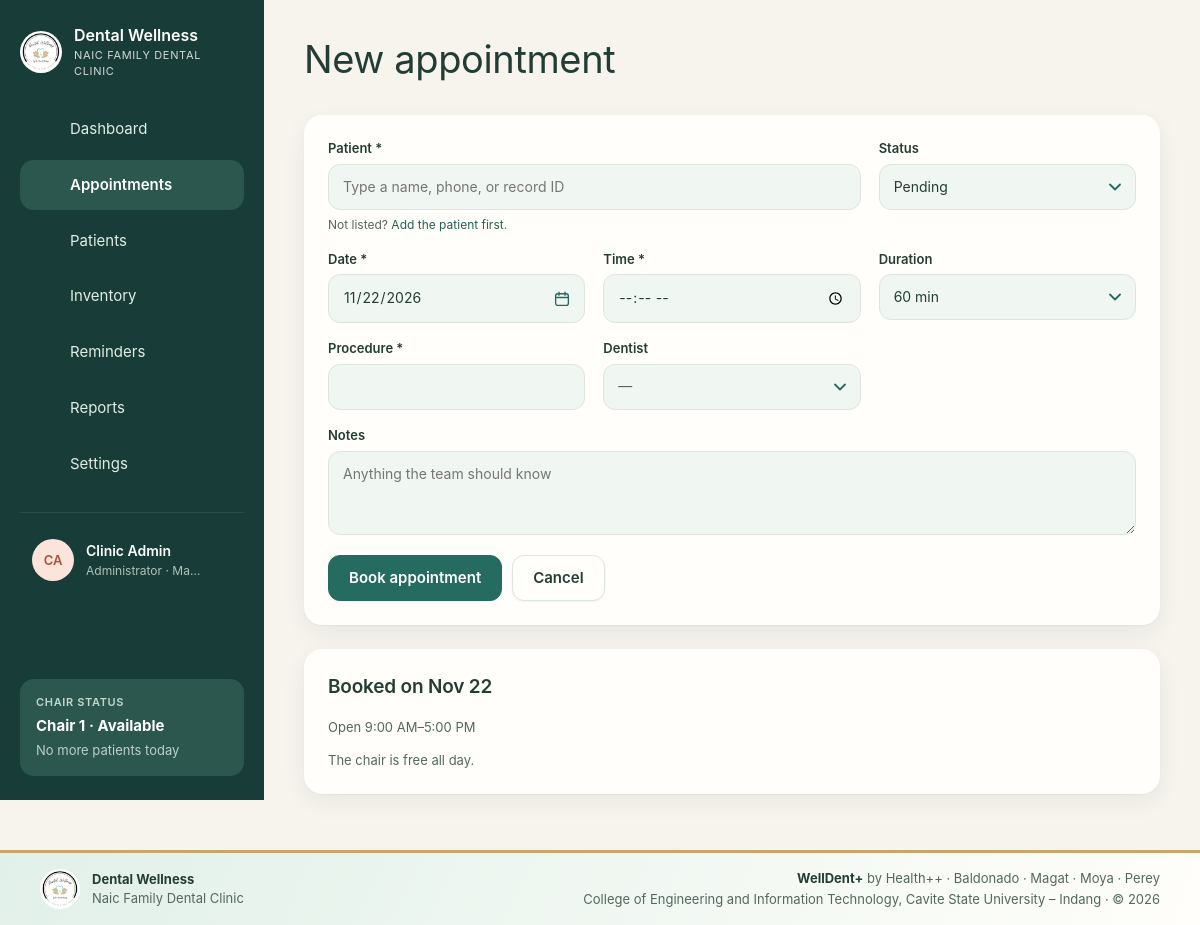
The app's page /appointments/form.php (signed in) with its own data.
### tables this page shows
CREATE TABLE IF NOT EXISTS users (
    id            INT UNSIGNED AUTO_INCREMENT PRIMARY KEY,
    name          VARCHAR(120) NOT NULL,
    username      VARCHAR(60)  NOT NULL UNIQUE,
    email         VARCHAR(190) NULL UNIQUE,
    password_hash VARCHAR(255) NOT NULL,
    role          ENUM('admin','dentist','staff') NOT NULL DEFAULT 'staff',
    is_active     TINYINT(1) NOT NULL DEFAULT 1,
    last_login_at DATETIME NULL,
    created_at    DATETIME NOT NULL DEFAULT CURRENT_TIMESTAMP
);

### includes/helpers.php (called while the page is built, shortened)
<?php
function config(string $key, $default = null)
{
    $value = $GLOBALS['config'];
    foreach (explode('.', $key) as $part) {
        $value = $value[$part];
    }
    return $value;
}
function e($value): string
{
    return htmlspecialchars((string) ($value ?? ''), ENT_QUOTES, 'UTF-8');
}
function url(string $path = ''): string
{
    static $base = null;
    if ($base === null) {
        $root = str_replace('\\', '/', (string) realpath(APP_ROOT));
        $script = str_replace('\\', '/', (string) realpath($_SERVER['SCRIPT_FILENAME'] ?? ''));
        $name = (string) ($_SERVER['SCRIPT_NAME'] ?? '');
        $inApp = $root !== '' && stripos($script, $root . '/') === 0;
        $tail = $inApp ? substr($script, strlen($root)) : '';
        $base = $inApp && strcasecmp(substr($name, -strlen($tail)), $tail) === 0 ? substr($name, 0, -strlen($tail)) : '';
    }
    return $base . '/' . ltrim($path, '/');
}
function input(string $key, $default = ''): string
{
    $value = $_POST[$key] ?? $_GET[$key] ?? $default;
    return is_string($value) ? trim($value) : (string) $default;
}
function valid_date(string $value): bool
{
    $d = DateTime::createFromFormat('!Y-m-d', $value);
    return $d !== false && $d->format('Y-m-d') === $value;
}
function fmt_date(?string $value, string $format = 'M j, Y'): string
{
    return $value ? date($format, strtotime($value)) : '—';
}
function fmt_time(?string $value): string
{
    return $value ? date('g:i A', strtotime($value)) : '';
}
function initials(string $name): string
{
    $parts = preg_split('/\s+/', trim($name));
    $first = mb_substr($parts[0] ?? '', 0, 1);
    $last = count($parts) > 1 ? mb_substr(end($parts), 0, 1) : '';
    return mb_strtoupper($first . $last);
}

### includes/db.php (called while the page is built, shortened)
<?php
function db(): PDO
{
    static $pdo = null;
    if ($pdo === null) {
        $c = config('db');
        $dsn = sprintf('mysql:host=%s;port=%d;dbname=%s;charset=utf8mb4', $c['host'], $c['port'], $c['name']);
        $pdo = new PDO($dsn, $c['user'], $c['pass'], [
            PDO::ATTR_ERRMODE            => PDO::ERRMODE_EXCEPTION,
            PDO::ATTR_DEFAULT_FETCH_MODE => PDO::FETCH_ASSOC,
            PDO::ATTR_EMULATE_PREPARES   => false,
        ]);
        $pdo->exec("SET time_zone = '" . (new DateTime())->format('P') . "'");
        ensure_void_columns($pdo);
        ensure_patient_record_columns($pdo);
    }
    return $pdo;
}
function ensure_void_columns(PDO $pdo): void
{
    foreach (['treatments', 'payments'] as $table) {
        try {
            if ($pdo->query("SHOW COLUMNS FROM $table LIKE 'voided_at'")->fetch()) {
                continue;
            }
        } catch (PDOException $ex) {
            return;
        }
        $pdo->exec("ALTER TABLE $table ADD voided_at DATETIME NULL, ADD voided_by INT UNSIGNED NULL, ADD void_reason VARCHAR(255) NULL");
    }
    try {
        if (!$pdo->query("SHOW COLUMNS FROM users LIKE 'email'")->fetch()) {
            $pdo->exec('ALTER TABLE users ADD email VARCHAR(190) NULL UNIQUE AFTER username');
        }
    } catch (PDOException $ex) {
        return;
    }
}
function q(string $sql, array $params = []): PDOStatement
{
    $stmt = db()->prepare($sql);
    $stmt->execute($params);
    return $stmt;
}
function q_all(string $sql, array $params = []): array
{
    return q($sql, $params)->fetchAll();
}
function q_row(string $sql, array $params = []): ?array
{
    $row = q($sql, $params)->fetch();
    return $row === false ? null : $row;
}

### includes/auth.php (called while the page is built, shortened)
<?php
function current_user(): ?array
{
    static $user = false;
    if ($user === false) {
        $user = null;
        if (!empty($_SESSION['user_id'])) {
            $row = q_row('SELECT id, name, username, role, password_hash FROM users WHERE id = ? AND is_active = 1', [$_SESSION['user_id']]);
            $idle = (int) config('security.idle_minutes', 30) * 60;
            if (!$row) {
                end_user_session();
            } elseif ($idle > 0 && time() - (int) ($_SESSION['last_seen'] ?? 0) > $idle) {
                end_user_session('You were signed out after ' . ($idle / 60) . ' minutes without activity.');
            } elseif (!hash_equals((string) ($_SESSION['pw_fp'] ?? ''), password_fingerprint($row['password_hash']))) {
                end_user_session('Your password was changed. Sign in again with the new one.');
            } else {
                unset($row['password_hash']);
                $user = $row;
            }
        }
    }
    return $user;
}
function password_fingerprint(string $hash): string
{
    return hash('sha256', $hash);
}
function require_login(): array
{
    $user = current_user();
    return $user;
}
function can(string $permission): bool
{
    $user = current_user();
    $perms = ROLE_PERMISSIONS[$user['role']] ?? [];
    return in_array('*', $perms, true) || in_array($permission, $perms, true);
}

### includes/patient_record.php (called while the page is built, shortened)
<?php
function ensure_patient_record_columns(PDO $pdo): void
{
    try {
        $have = array_column($pdo->query('SHOW COLUMNS FROM patients')->fetchAll(PDO::FETCH_ASSOC), 'Field');
    } catch (PDOException $ex) {
        return;
    }
    $missing = array_diff_key(PATIENT_RECORD_COLUMNS, array_flip($have));
}

### appointments/form.php (the view, shortened to what this page needs)
<?php
$user = require_login();
$id = (int) input('id');
$appt = $id ? q_row('SELECT * FROM appointments WHERE id = ?', [$id]) : null;
$dentists = dentist_options();
$dentistIds = array_map('intval', array_column($dentists, 'id'));
$rebook = null;
$values = $appt ? [
    'patient_id'     => $appt['patient_id'],
    'date'           => substr($appt['starts_at'], 0, 10),
    'time'           => substr($appt['starts_at'], 11, 5),
    'duration_min'   => $appt['duration_min'],
    'procedure_name' => $appt['procedure_name'],
    'dentist_id'     => $appt['dentist_id'],
    'chair'          => $appt['chair'],
    'status'         => $appt['status'],
    'notes'          => $appt['notes'],
] : [
    'patient_id'     => $rebook['patient_id'] ?? input('patient_id'),
    'date'           => valid_date(input('date')) ? input('date') : date('Y-m-d'),
    'time'           => input('time'),
    'duration_min'   => $rebook['duration_min'] ?? max(10, min(480, (int) input('duration_min', '60'))),
    'procedure_name' => $rebook['procedure_name'] ?? input('procedure'),
    'dentist_id'     => $rebook
        ? (in_array((int) $rebook['dentist_id'], $dentistIds, true) ? $rebook['dentist_id'] : '')
        : ($user['role'] === 'dentist' ? $user['id'] : ''),
    'chair'          => max(1, min((int) config('clinic.chairs'), (int) ($rebook['chair'] ?? input('chair', '1')))),
    'status'         => 'pending',
    'notes'          => '',
];
$booked = valid_date($values['date']) ? q_all("SELECT a.id, a.starts_at, a.duration_min, a.chair, p.full_name FROM appointments a
    JOIN patients p ON p.id = a.patient_id WHERE DATE(a.starts_at) = ? AND a.status NOT IN ('cancelled','no_show') ORDER BY a.starts_at",
    [$values['date']]) : [];
$isArchived = $appt && (q_val('SELECT status FROM patients WHERE id = ?', [$appt['patient_id']]) === 'archived');
$headerActions = $appt && !$isArchived
    ? '<a class="btn" href="' . e(url('appointments/form.php') . '?rebook=' . $id) . '">Rebook</a>'
    : '';
layout_start($appt ? 'Appointment details' : ($rebook ? 'Rebook appointment' : 'New appointment'), 'appointments', [
    'action' => $headerActions,
]);
?>
<div class="layout-side">
  <form class="card" method="post">
    <div class="form-grid">
      <div class="field span-2">
        <label for="patient_id">Patient *</label>
        <div data-patient-combo="patient_id" hidden>
          <input id="patient-search" type="search" list="patient-list" placeholder="Type a name, phone, or record ID" autocomplete="off">
        </div>
        <span class="hint">Not listed? <a href="<?= url('patients/form.php') ?>">Add the patient first</a>.</span>
      </div>
      <div class="field"><label for="status">Status</label>
      </div>
      <div class="field"><label for="date">Date *</label><input type="date" id="date" name="date" value="<?= e($values['date']) ?>" required></div>
      <div class="field"><label for="time">Time *</label><input type="time" id="time" name="time" value="<?= e($values['time']) ?>" required></div>
      <div class="field"><label for="duration_min">Duration</label>
      </div>
      <div class="field"><label for="procedure_name">Procedure *</label>
        <input type="text" id="procedure_name" name="procedure_name" value="<?= e($values['procedure_name']) ?>" list="procedures" maxlength="120" required>
      </div>
      <div class="field"><label for="dentist_id">Dentist</label>
      </div>
      <div class="field span-all"><label for="notes">Notes</label><textarea id="notes" name="notes" maxlength="2000" placeholder="Anything the team should know"><?= e($values['notes']) ?></textarea></div>
    </div>
    <div class="row" style="margin-top:20px">
      <button class="btn btn-primary" type="submit"><?= $appt ? 'Save changes' : 'Book appointment' ?></button>
      <a class="btn" href="<?= url('appointments/') ?>?date=<?= e($values['date']) ?>">Cancel</a>
    </div>
  </form>
  <div class="stack">
    <aside class="card">
      <h2>Booked on <?= e(fmt_date($values['date'], 'M j')) ?></h2>
      <p class="muted small" style="margin-bottom:14px">Open <?= e(fmt_time(config('clinic.opens'))) ?>–<?= e(fmt_time(config('clinic.closes'))) ?></p>
      <?php if (!$booked): ?><p class="muted small">The chair is free all day.</p><?php endif; ?>
    </aside>
  </div>
</div>
<?php layout_end();

### includes/layout.php (shortened to what this page needs)
<?php
function icon(string $name): string
{
    $paths = [
        'dashboard'    => '<rect x="3" y="3" width="7" height="7" rx="1.5"/><rect x="14" y="3" width="7" height="7" rx="1.5"/><rect x="3" y="14" width="7" height="7" rx="1.5"/><rect x="14" y="14" width="7" height="7" rx="1.5"/>',
        'appointments' => '<rect x="3" y="5" width="18" height="16" rx="2"/><path d="M3 10h18M8 3v4M16 3v4"/>',
        'patients'     => '<circle cx="12" cy="8" r="4"/><path d="M4 21c0-4 4-6 8-6s8 2 8 6"/>',
        'inventory'    => '<ellipse cx="12" cy="6" rx="8" ry="3"/><path d="M4 6v6c0 1.7 3.6 3 8 3s8-1.3 8-3V6M4 12v6c0 1.7 3.6 3 8 3s8-1.3 8-3v-6"/>',
        'reminders'    => '<circle cx="12" cy="13" r="7"/><path d="M12 10v3l2 2M5 4 3 6M19 4l2 2"/>',
        'reports'      => '<path d="M6 3h9l4 4v14H6z"/><path d="M9 12h7M9 16h7M9 8h3"/>',
        'settings'     => '<circle cx="12" cy="12" r="3"/><path d="M12 2v3M12 19v3M4.2 4.2l2.1 2.1M17.7 17.7l2.1 2.1M2 12h3M19 12h3M4.2 19.8l2.1-2.1M17.7 6.3l2.1-2.1"/>',
        'logout'       => '<path d="M15 4h4v16h-4M10 8l-4 4 4 4M6 12h10"/>',
        'theme'        => '<path d="M20 14.5A8 8 0 1 1 9.5 4a6.5 6.5 0 0 0 10.5 10.5z"/>',
        'key'          => '<circle cx="8" cy="15" r="4"/><path d="M11 12l9-9M17 6l3 3M15 8l2 2"/>',
        'menu'         => '<path d="M4 6h16M4 12h16M4 18h16"/>',
        'chevron'      => '<path d="M9 6l6 6-6 6"/>',
    ];
    return '<svg class="icon" viewBox="0 0 24 24" fill="none" stroke="currentColor" stroke-width="1.6" stroke-linecap="round" stroke-linejoin="round" aria-hidden="true">'
        . ($paths[$name] ?? '') . '</svg>';
}
function theme_head(): string
{
    return "<script>(function(){var p;try{p=localStorage.getItem('welldent-theme')}catch(e){}"
        . "var d=p==='dark'||(p!=='light'&&window.matchMedia('(prefers-color-scheme: dark)').matches);"
        . "document.documentElement.setAttribute('data-theme',d?'dark':'light');"
        . "try{if(localStorage.getItem('welldent-sidebar')==='collapsed')document.documentElement.setAttribute('data-sidebar','collapsed')}catch(e){}})()</script>\n"
        . '<link rel="stylesheet" href="' . url('assets/css/app.css?v=' . filemtime(APP_ROOT . '/assets/css/app.css')) . '">'
        . '<link rel="stylesheet" href="' . url('assets/css/branding.css?v=' . filemtime(APP_ROOT . '/assets/css/branding.css')) . '">';
}
function chair_status(): array
{
    $chairs = (int) config('clinic.chairs');
    $current = q_row("SELECT a.starts_at, a.duration_min, a.status FROM appointments a
        WHERE DATE(a.starts_at) = CURDATE() AND a.status IN ('in_treatment','arrived')
        ORDER BY FIELD(a.status, 'in_treatment', 'arrived'), a.starts_at LIMIT 1");
    $next = q_row("SELECT a.starts_at FROM appointments a
        WHERE a.starts_at > NOW() AND DATE(a.starts_at) = CURDATE() AND a.status IN ('pending','confirmed')
        ORDER BY a.starts_at LIMIT 1");
    return ['Chair 1 · Available', $next ? 'Next patient ' . fmt_time($next['starts_at']) : 'No more patients today'];
}
function layout_start(string $title, string $active, array $opts = []): void
{
    $user = current_user();
    $nav = [
        'dashboard'    => [url(), 'Dashboard'],
        'appointments' => [url('appointments/'), 'Appointments'],
        'patients'     => [url('patients/'), 'Patients'],
        'inventory'    => [url('inventory/'), 'Inventory'],
        'reminders'    => [url('reminders/'), 'Reminders'],
        'reports'      => [url('reports/'), 'Reports'],
    ];
    if (can('settings') || can('fees.manage')) {
        $nav['settings'] = [url('settings/'), 'Settings'];
    }
    [$chairState, $chairNote] = chair_status();
    ?>
<!doctype html>
<html lang="en">
<head>
<?= theme_head() ?>
</head>
<body>
<div class="shell">
  <aside class="sidebar">
    <div class="side-top">
      <a class="brand" href="<?= url() ?>" title="<?= e(config('clinic.name')) ?>">
        <?= clinic_logo() ?>
        <span class="lbl"><strong><?= e(config('clinic.name')) ?></strong><small><?= e(config('clinic.tagline')) ?></small></span>
      </a>
      <button type="button" class="side-toggle" data-sidebar-toggle aria-label="Collapse sidebar" title="Collapse sidebar"><?= icon('menu') ?></button>
    </div>
    <nav class="nav">
      <?php foreach ($nav as $key => [$href, $label]): ?>
        <a href="<?= $href ?>" class="<?= $key === $active ? 'active' : '' ?>" title="<?= e($label) ?>"><?= icon($key) ?><span class="lbl"><?= e($label) ?></span></a>
      <?php endforeach; ?>
    </nav>
    <details class="side-account">
      <summary title="<?= e($user['name']) ?>">
        <span class="avatar avatar-0"><?= e(initials($user['name'])) ?></span>
        <span class="lbl"><strong><?= e($user['name']) ?></strong><small><?= e(ROLE_LABELS[$user['role']]) ?> · <?= e(config('clinic.city')) ?></small></span>
        <span class="chev"><?= icon('chevron') ?></span>
      </summary>
    </details>
    <div class="chair-card">
      <small>Chair status</small>
      <strong><?= e($chairState) ?></strong>
      <span><?= e($chairNote) ?></span>
    </div>
  </aside>
  <main class="main">
    <header class="page-head">
      <div>
        <h1><?= e($title) ?></h1>
      </div>
    </header>
<?php
}
function clinic_logo(): string
{
    return '<img class="brand-mark clinic-logo" src="' . e(url('assets/img/clinic-logo.jpg'))
        . '" width="64" height="64" alt="">';
}
function clinic_footer(): void
{
    ?>
<footer class="clinic-footer" role="contentinfo">
  <div class="clinic-footer-inner">
    <div class="clinic-footer-brand">
      <?= clinic_logo() ?>
      <div>
        <strong><?= e(config('clinic.name')) ?></strong>
        <span><?= e(config('clinic.tagline')) ?></span>
      </div>
    </div>
    <div class="clinic-footer-credits">
      <span><strong>WellDent+</strong> by Health++ · Baldonado · Magat · Moya · Perey</span>
      <span>College of Engineering and Information Technology, Cavite State University – Indang · © <?= date('Y') ?></span>
    </div>
  </div>
</footer>
    <?php
}
function layout_end(): void
{
    ?>
  </main>
</div>
<?php clinic_footer(); ?>
</body>
</html>
<?php
}

### records on screen
users: name "CA", name "Clinic Admin", role "Administrator", date "11/22/2026", role "Nov 22"

### other values on screen
config('clinic.name') "Dental Wellness"
config('clinic.tagline') "NAIC FAMILY DENTAL CLINIC"
$label "Dashboard"
$label "Appointments"
$label "Patients"
$label "Inventory"
$label "Reminders"
$label "Reports"
$label "Settings"
config('clinic.city') "Ma…"
$chairState "Chair 1 · Available"
$chairNote "No more patients today"
$title "New appointment"
fmt_time(config('clinic.opens')) "9:00 AM"
fmt_time(config('clinic.closes')) "5:00 PM"
